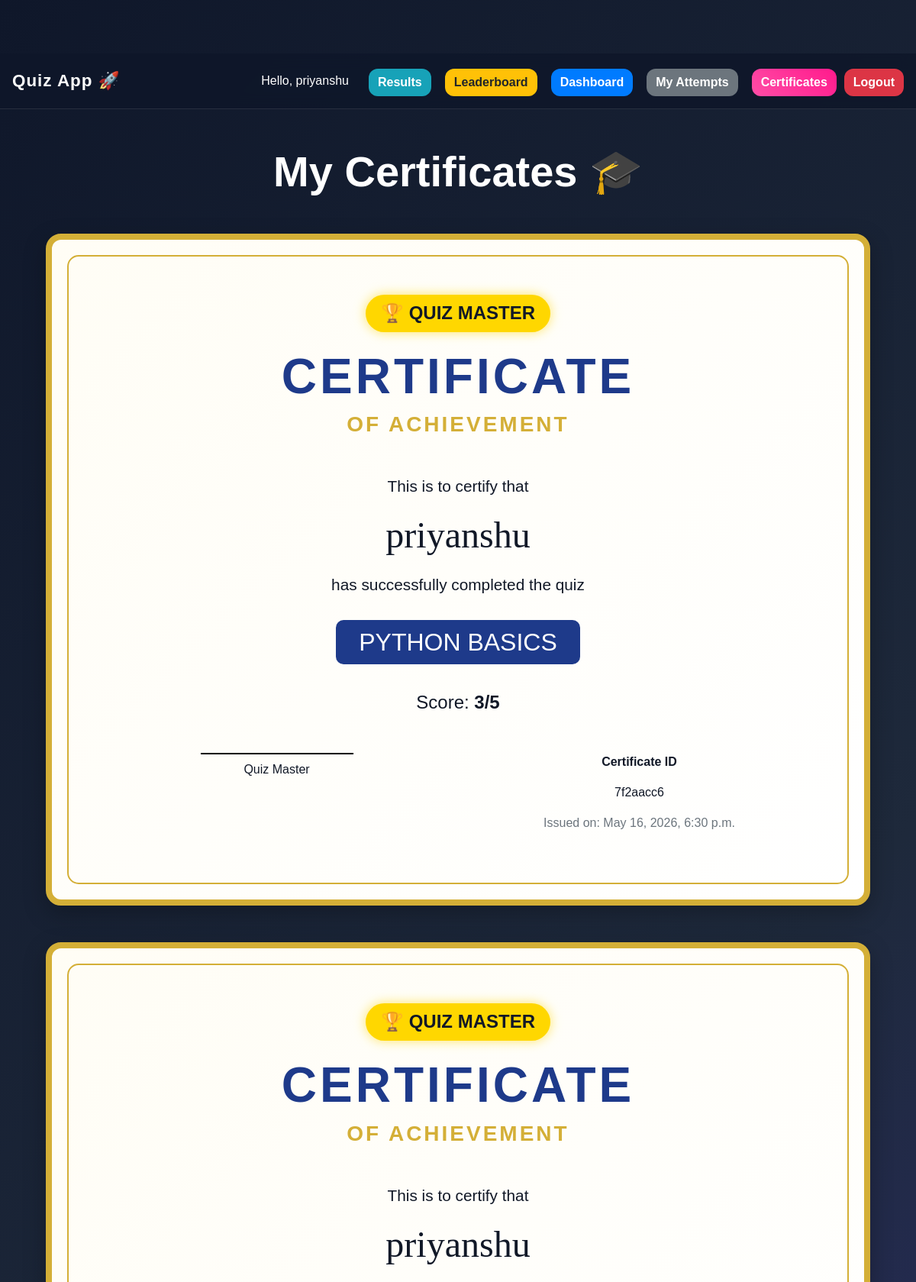
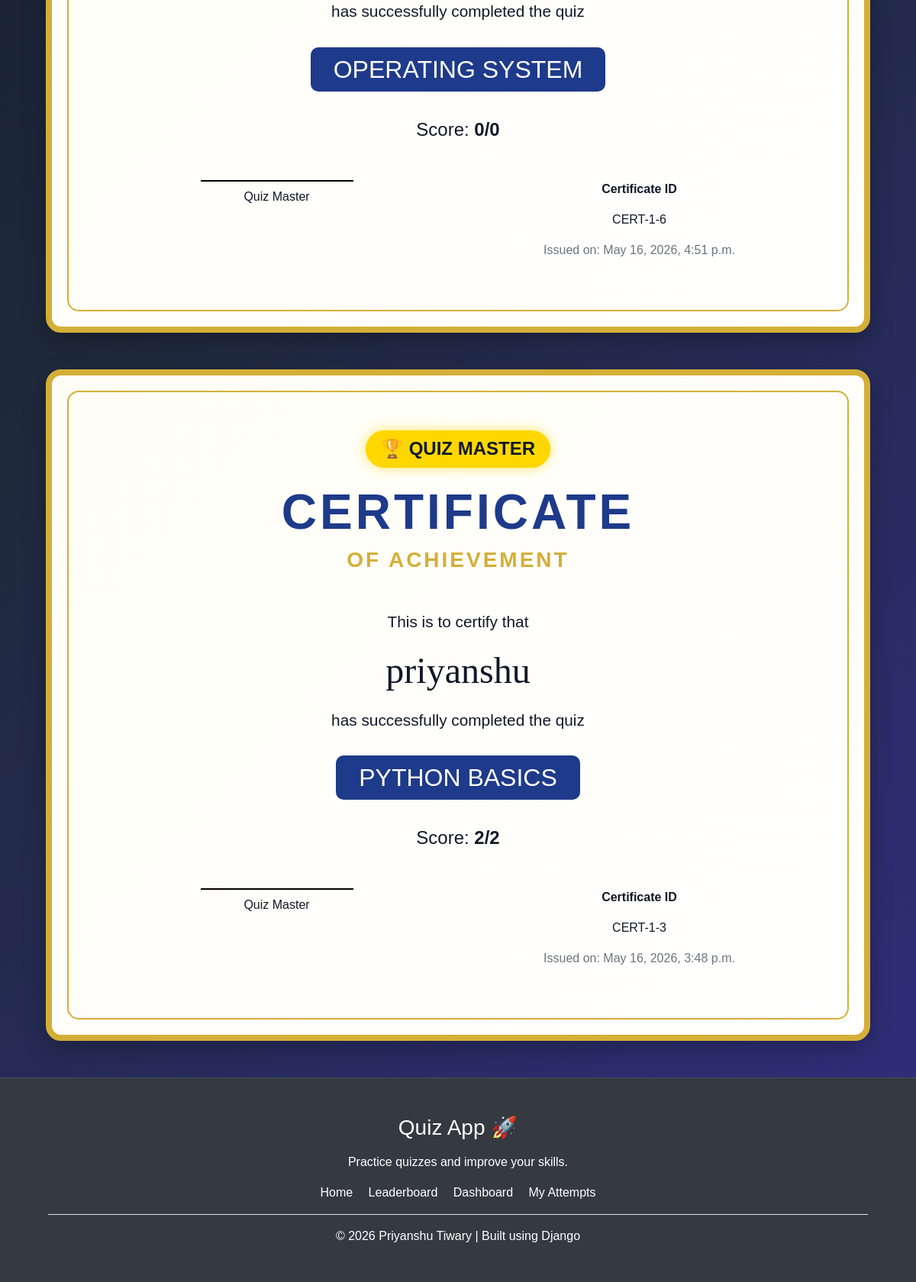
The page /my-certificates/ (signed in) on the database its author committed (2 pictures, top to bottom).
### core/models.py (models this page shows, shortened)
class Certificate(models.Model):
    user = models.ForeignKey(
        User,
        on_delete=models.CASCADE
    )
    quiz = models.ForeignKey(
        Quiz,
        on_delete=models.CASCADE
    )
    score = models.IntegerField()
    total = models.IntegerField()
    issued_at = models.DateTimeField(
        auto_now_add=True
    )
    certificate_id = models.CharField(
        max_length=100,
        unique=True
    )

class Quiz(models.Model):
    title = models.CharField(max_length=200)
    category = models.ForeignKey(
        Category,
        on_delete=models.CASCADE
    )
    created_at = models.DateTimeField(
        auto_now_add=True
    )

### core/views.py (the view)
@login_required
def my_certificates(request):
    certificates = Certificate.objects.filter(
        user=request.user
    ).order_by(
        '-issued_at'
    )
    context = {
        'certificates': certificates
    }
    return render(
        request,
        'core/my_certificates.html',
        context
    )

### templates/core/my_certificates.html
{% extends 'core/base.html' %}
{% block content %}
<div class="container mt-5">
    <h1 class="text-center mb-5 display-4 font-weight-bold">
        My Certificates 🎓
    </h1>
    {% if certificates %}
        {% for certificate in certificates %}
        <div class="certificate-box mb-5">
            <div class="certificate-inner">
                <div class="text-center">
                    <h4 class="certificate-badge">
                        🏆 QUIZ MASTER
                    </h4>
                    <h1 class="certificate-title">
                        CERTIFICATE
                    </h1>
                    <h3 class="certificate-subtitle">
                        OF ACHIEVEMENT
                    </h3>
                </div>
                <div class="text-center mt-5">
                    <p class="certificate-text">
                        This is to certify that
                    </p>
                    <h1 class="certificate-name">
                        {{ certificate.user.username }}
                    </h1>
                    <p class="certificate-text">
                        has successfully completed the quiz
                    </p>
                    <h2 class="certificate-quiz">
                        {{ certificate.quiz.title }}
                    </h2>
                    <p class="certificate-score mt-4">
                        Score:
                        <strong>
                            {{ certificate.score }}/{{ certificate.total }}
                        </strong>
                    </p>
                </div>
                <div class="row mt-5">
                    <div class="col-md-6 text-center">
                        <div class="signature-line"></div>
                        <p class="mt-2">
                            Quiz Master
                        </p>
                    </div>
                    <div class="col-md-6 text-center">
                        <p>
                            <strong>
                                Certificate ID
                            </strong>
                        </p>
                        <p>
                            {{ certificate.certificate_id }}
                        </p>
                        <p class="text-muted">
                            Issued on:
                            {{ certificate.issued_at }}
                        </p>
                    </div>
                </div>
            </div>
        </div>
        {% endfor %}
    {% else %}
        <div class="alert alert-warning">
            No certificates earned yet.
        </div>
    {% endif %}
</div>
{% endblock %}

### templates/core/base.html (shortened to what this page needs)
{% load static %}
<!DOCTYPE html>
<html lang="en">
<head>
    <link
        rel="stylesheet"
        href="https://stackpath.bootstrapcdn.com/bootstrap/4.5.2/css/bootstrap.min.css"
    >
    <link
        rel="stylesheet"
        href="{% static 'css/style.css' %}"
    >
</head>
<body>
<nav class="navbar navbar-dark bg-dark px-3">
    <a
        class="navbar-brand text-white"
        href="{% url 'home' %}"
    >
        Quiz App 🚀
    </a>
<div class="navbar-buttons">
        {% if user.is_authenticated %}
            <span class="text-white mr-3">
                Hello, {{ user.username }}
            </span>
            <a
                href="{% url 'result_history' %}"
                class="btn btn-info mr-2"
            >
                Results
            </a>
            <a
                href="{% url 'leaderboard' %}"
                class="btn btn-warning mr-2"
            >
                Leaderboard
            </a>
            <a
                href="{% url 'dashboard' %}"
                class="btn btn-primary mr-2"
            >
                Dashboard
            </a>
            <a
                href="{% url 'my_attempts' %}"
                class="btn btn-secondary mr-2"
            >
                My Attempts
            </a>
            <a
                href="{% url 'my_certificates' %}"
                class="btn btn-certificate"
            >
                Certificates
            </a>
            <a
                href="{% url 'logout' %}"
                class="btn btn-danger"
            >
                Logout
            </a>
        {% endif %}
    </div>
</nav>
<div class="container mt-4">
    {% block content %}
    {% endblock %}
</div>
<footer class="bg-dark text-white mt-5 p-5">
    <div class="container text-center">
        <h3 class="mb-3">
            Quiz App 🚀
        </h3>
        <p>
            Practice quizzes and improve your skills.
        </p>
        <div class="mt-3">
            <a
                href="{% url 'home' %}"
                class="text-white mr-3"
            >
                Home
            </a>
            <a
                href="{% url 'leaderboard' %}"
                class="text-white mr-3"
            >
                Leaderboard
            </a>
            <a
                href="{% url 'dashboard' %}"
                class="text-white mr-3"
            >
                Dashboard
            </a>
            <a
                href="{% url 'my_attempts' %}"
                class="text-white"
            >
                My Attempts
            </a>
        </div>
        <hr class="bg-light">
        <p class="mb-0">
            © 2026 Priyanshu Tiwary | Built using Django
        </p>
    </div>
</footer>
</body>
</html>

### static/css/style.css (style rules this page uses)
body { padding-top: 70px; background: linear-gradient( 135deg, #0f172a, #1e293b, #312e81 ); min-height: 100vh; color: white; font-family: Arial, sans-serif; }
html { scroll-behavior: smooth; }
.navbar { padding: 14px 25px; background: rgba(15, 23, 42, 0.85) !important; backdrop-filter: blur(10px); border-bottom: 1px solid rgba(255,255,255,0.1); }
.navbar-brand { font-weight: bold; font-size: 1.4rem; letter-spacing: 1px; }
.navbar-buttons { display: flex; align-items: center; gap: 10px; flex-wrap: wrap; }
.btn { border: none; border-radius: 12px; font-weight: 600; transition: all 0.3s ease; }
.navbar .btn { margin-top: 5px; }
.btn-certificate { background: linear-gradient( 45deg, #ff4da6, #ff1a8c ); color: white; border: none; }
.certificate-box { background: linear-gradient( 135deg, #fffdf5, #ffffff ); border: 8px solid #d4af37; border-radius: 20px; padding: 20px; box-shadow: 0 10px 30px rgba(0,0,0,0.25); color: #111827; }
.certificate-inner { border: 2px solid #d4af37; border-radius: 15px; padding: 50px; }
.certificate-title { font-size: 4rem; font-weight: bold; color: #1e3a8a; letter-spacing: 4px; }
.certificate-subtitle { color: #d4af37; font-weight: bold; letter-spacing: 3px; }
.certificate-name { font-size: 3rem; font-family: cursive; color: #111827; margin: 20px 0; }
.certificate-quiz { background: #1e3a8a; color: white; display: inline-block; padding: 10px 30px; border-radius: 10px; margin-top: 15px; }
.certificate-text { font-size: 1.3rem; }
.certificate-score { font-size: 1.5rem; }
.certificate-badge { display: inline-block; background: gold; padding: 10px 20px; border-radius: 30px; font-weight: bold; margin-bottom: 20px; box-shadow: 0 0 15px rgba(255,215,0,0.6); }
.signature-line { width: 200px; height: 2px; background: #000; margin: auto; }
footer { background: rgba(15,23,42,0.9) !important; backdrop-filter: blur(10px); border-top: 1px solid rgba(255,255,255,0.1); }

### rows shown on the page
Certificate: user.username "priyanshu", quiz "PYTHON BASICS", score "3", total "5", certificate_id "7f2aacc6", issued_at "May 16, 2026, 6:30 p.m."
Certificate: user.username "priyanshu", quiz "OPERATING SYSTEM", score "0", total "0", certificate_id "CERT-1-6", issued_at "May 16, 2026, 4:51 p.m."
Certificate: user.username "priyanshu", quiz "PYTHON BASICS", score "2", total "2", certificate_id "CERT-1-3", issued_at "May 16, 2026, 3:48 p.m."

### other values the page prints
{{ user.username }} "priyanshu"
